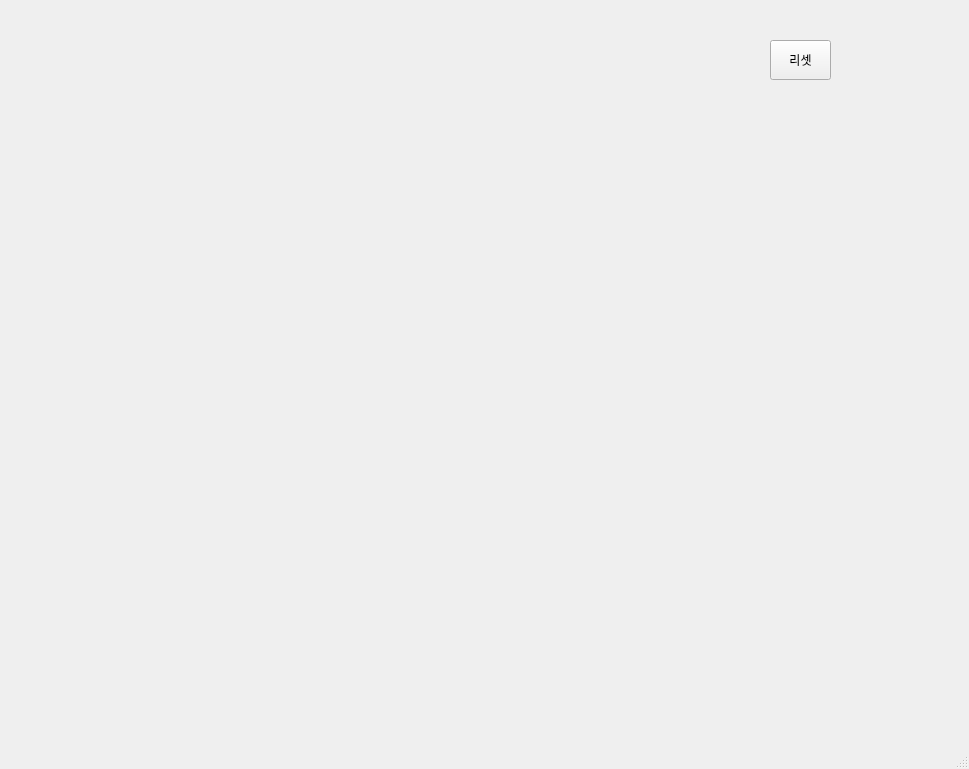
<?xml version="1.0" encoding="UTF-8"?>
<ui version="4.0">
 <class>MainWindow</class>
 <widget class="QMainWindow" name="MainWindow">
  <property name="geometry">
   <rect>
    <x>0</x>
    <y>0</y>
    <width>969</width>
    <height>769</height>
   </rect>
  </property>
  <property name="windowTitle">
   <string>MainWindow</string>
  </property>
  <widget class="QWidget" name="centralwidget">
   <widget class="QPushButton" name="pbReset">
    <property name="geometry">
     <rect>
      <x>770</x>
      <y>40</y>
      <width>61</width>
      <height>40</height>
     </rect>
    </property>
    <property name="toolTip">
     <string>2,3</string>
    </property>
    <property name="text">
     <string>리셋</string>
    </property>
    <property name="iconSize">
     <size>
      <width>40</width>
      <height>40</height>
     </size>
    </property>
   </widget>
  </widget>
  <widget class="QMenuBar" name="menubar">
   <property name="geometry">
    <rect>
     <x>0</x>
     <y>0</y>
     <width>969</width>
     <height>26</height>
    </rect>
   </property>
  </widget>
  <widget class="QStatusBar" name="statusbar"/>
 </widget>
 <resources/>
 <connections/>
</ui>
